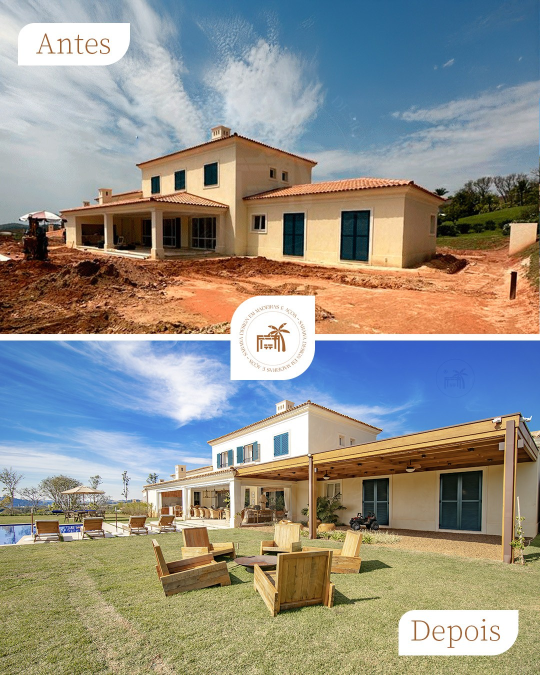
#> input picture src/assets/img/paginas/antes-depois/003-maria-ione-antes-e-depois.jpg, 1080 x 1350 px (shown at 1/2 size)
$ python -i dividir-antes-depois.py   (imports and definitions only)
#> lines starting #> are read from the running program, lines starting #| are printed output that depends on the picture
"""
Divide as fotos de "antes e depois" (montagens com o antes em cima e o depois embaixo)
em duas imagens do mesmo tamanho, para o comparador com a linha que arrasta.

Uso (na raiz do projeto):  python ferramentas/dividir-antes-depois.py

Lê:   src/assets/img/paginas/antes-depois/NNN-*.jpg
Grava: src/assets/img/paginas/antes-depois/comparar/NNN-antes.jpg e NNN-depois.jpg

O selo redondo da Saraiva no meio da montagem e a faixa branca que separa as fotos
ficam de fora; o resto da foto é mantido.
"""
import glob
import os
import sys

import numpy as np
from PIL import Image

PASTA = 'src/assets/img/paginas/antes-depois'
SAIDA = os.path.join(PASTA, 'comparar')


def linhas_brancas(a, x0, x1, limite):
    """Fração de pixels quase brancos por linha, entre as colunas x0 e x1."""
    trecho = a[:, x0:x1]
    return ((trecho > 228).all(axis=2)).mean(axis=1) > limite


def dividir(caminho):
    im = Image.open(caminho).convert('RGB')
#> im is the input picture: PIL image 1080x1350 RGB; mean R, G, B 147.8, 146.1, 138.2
    a = np.asarray(im).astype(int)
    h, w, _ = a.shape
#> h = 1350; w = 1080
    meio = h // 2
#> meio = 675
    janela = range(int(h * 0.42), int(h * 0.58))

    # Faixa branca entre as fotos (fora do selo central)
    branca = linhas_brancas(a, 0, int(w * 0.3), 0.9) & linhas_brancas(a, int(w * 0.7), w, 0.9)
#> in linhas_brancas, `trecho = a[:, x0:x1]`:
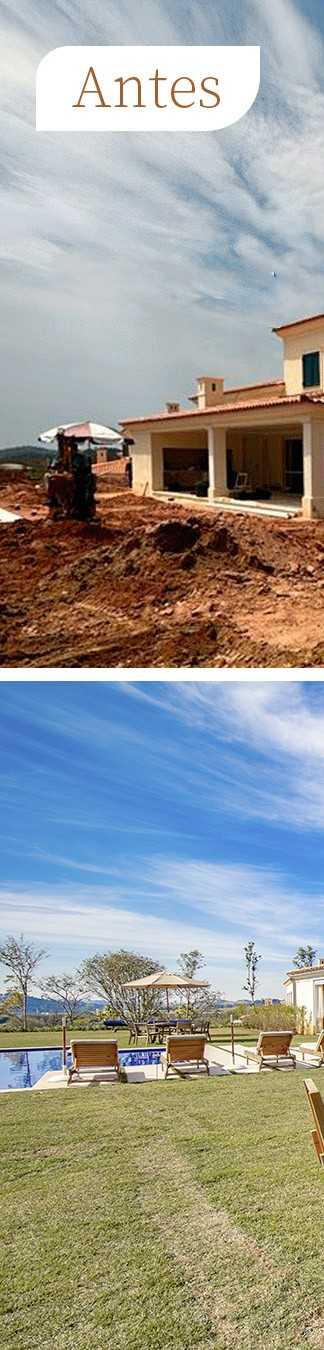
#> trecho: shape (1350, 324, 3) int64; mean R, G, B 154, 155.1, 149.9
#> call 2 of linhas_brancas, with x0 = 756, x1 = 1080, limite = 0.9
#> in linhas_brancas (call 2), `trecho = a[:, x0:x1]`:
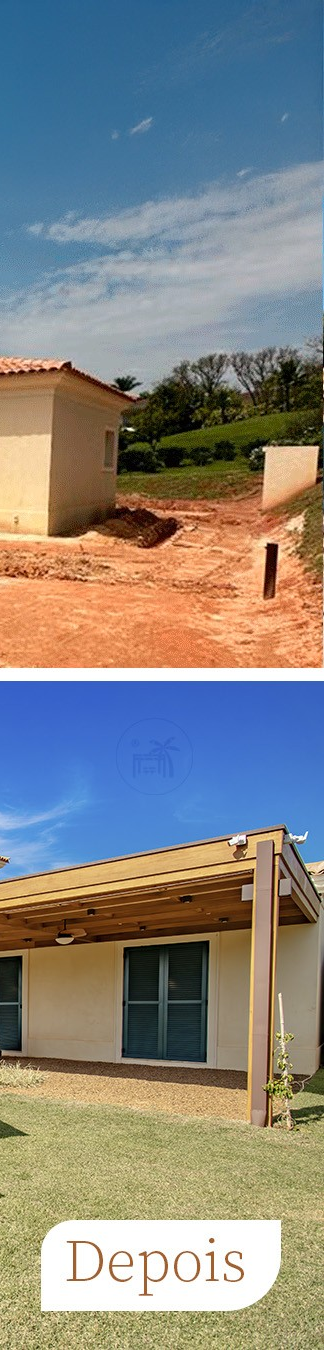
#> trecho: shape (1350, 324, 3) int64; mean R, G, B 134.9, 134.1, 129.5
    faixa = [y for y in janela if branca[y]]
#> faixa = [668, 669, 670, 671, 672, 673, 674, 675, 676, 677, 678, 679, 680]
    if faixa:
        topo_fim, base_ini = min(faixa), max(faixa) + 1
#> topo_fim = 668; base_ini = 681
    else:
        # Sem faixa: procura a maior mudança entre linhas vizinhas perto do meio
        dif = np.abs(np.diff(a[:, :, :].mean(axis=(1, 2))))
        y = max(janela, key=lambda k: dif[k])
        topo_fim, base_ini = y + 1, y + 1

    # Selo no centro: as margens brancas dele (logo à esquerda e à direita do desenho),
    # encostadas na divisão. Selo grande (redondo) ou pequeno (quadrado), conforme o modelo.
    def margem(x0, x1):
        return ((a[:, int(w * x0):int(w * x1)] > 225).all(axis=2)).mean(axis=1) > 0.9

    selo = (margem(0.455, 0.465) & margem(0.535, 0.545)) | (
        ((a[:, int(w * 0.42):int(w * 0.58)] > 215).all(axis=2)).mean(axis=1) > 0.6
    )
    cima = topo_fim
#> cima = 668
    while cima > meio - h * 0.12 and selo[cima - 1]:
        cima -= 1
#> this loop made 77 passes
#> cima on passes 1 to 12: 667, 666, 665, 664, 663, 662, 661, 660, 659, 658, 657, 656
#> after the loop, cima = 591
    baixo = base_ini
#> baixo = 681
    while baixo < meio + h * 0.12 and selo[baixo]:
        baixo += 1
#> this loop made 79 passes
#> after the loop, baixo = 760
    # Margem de segurança para a sombra e a borda do selo
    cima = max(0, cima - 6)
#> cima = 585
    baixo = min(h, baixo + 6)
#> baixo = 766

    # As duas metades precisam do mesmo tamanho. A maior perde o excesso no lado da divisão,
    # para manter as etiquetas "Antes" (no alto) e "Depois" (embaixo).
    altura = min(cima, h - baixo)
#> altura = 584
    antes = im.crop((0, 0, w, altura))
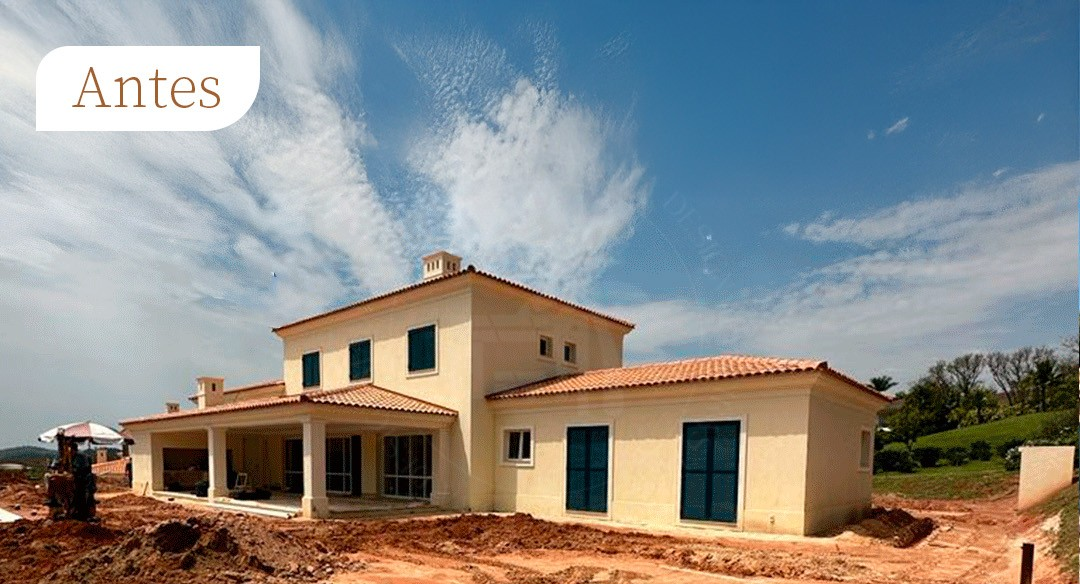
#> antes: PIL image 1080x584 RGB; mean R, G, B 137.6, 138.8, 137.6
    depois = im.crop((0, h - altura, w, h))
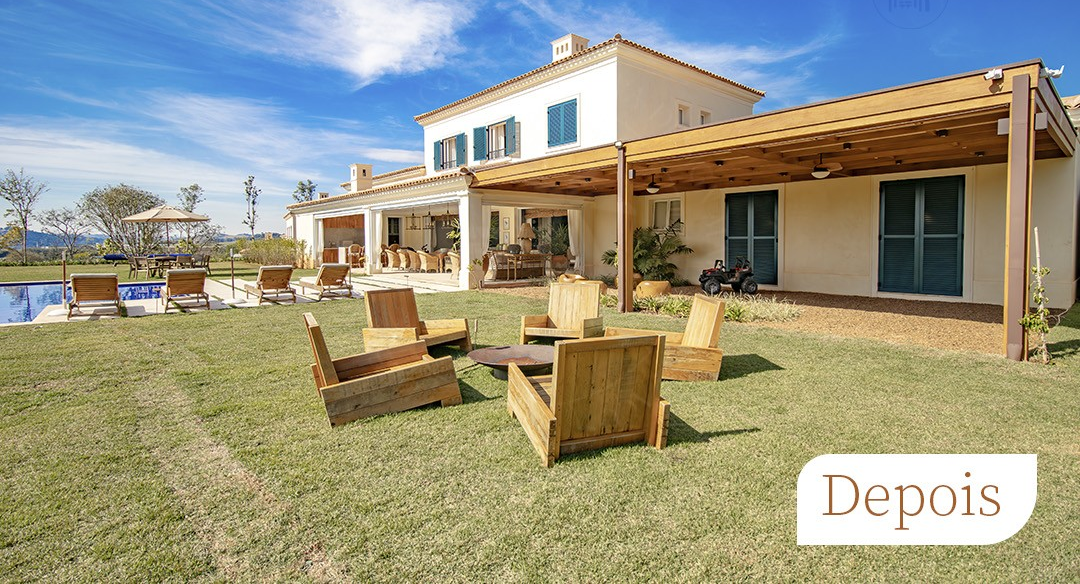
#> depois: PIL image 1080x584 RGB; mean R, G, B 152.5, 151, 130.9
    return antes, depois, (cima, baixo, altura)


def main():
    os.makedirs(SAIDA, exist_ok=True)
    arquivos = sorted(glob.glob(os.path.join(PASTA, '[0-9][0-9][0-9]-*.jpg')))
    arquivos = [f for f in arquivos if 'capa' not in os.path.basename(f)]
    for f in arquivos:
        n = os.path.basename(f)[:3]
        antes, depois, info = dividir(f)
        antes.save(os.path.join(SAIDA, f'{n}-antes.jpg'), quality=95, subsampling=0)
        depois.save(os.path.join(SAIDA, f'{n}-depois.jpg'), quality=95, subsampling=0)
        print(n, antes.size, 'corte', info)
    print(len(arquivos), 'montagens divididas em', SAIDA)


# [2 lines not run here, left out]

>>> result = dividir('../src/assets/img/paginas/antes-depois/003-maria-ione-antes-e-depois.jpg')

$ run again, on src/assets/img/paginas/antes-depois/016-antes-e-depois-saraiva-claudio-salvador.jpg
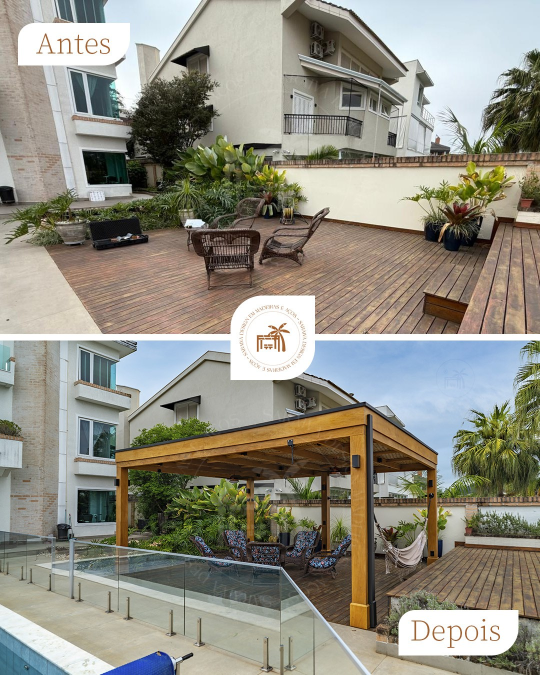
#> input picture src/assets/img/paginas/antes-depois/016-antes-e-depois-saraiva-claudio-salvador.jpg, 1080 x 1350 px (shown at 1/2 size)
#> in dividir, im is the input picture: PIL image 1080x1350 RGB; mean R, G, B 144.8, 142.3, 130.3
#> in linhas_brancas (call 2), `trecho = a[:, x0:x1]`:
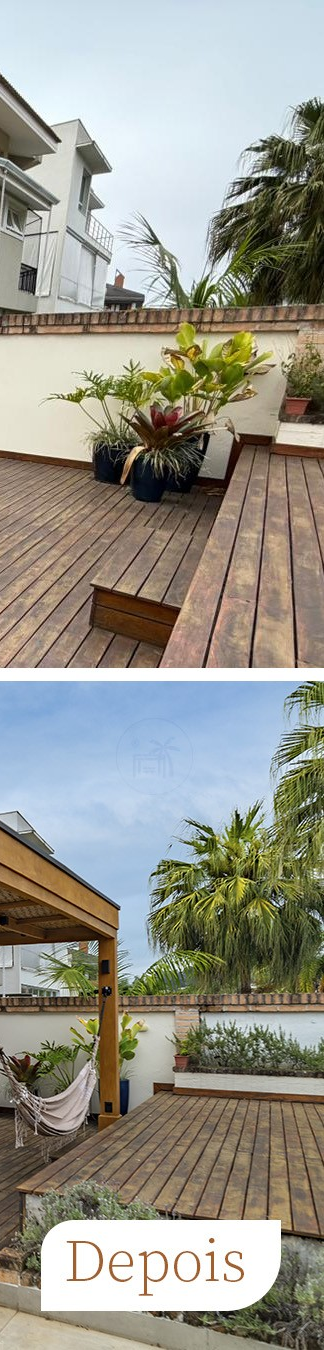
#> trecho: shape (1350, 324, 3) int64; mean R, G, B 151.3, 150, 139.2
#> faixa = [668, 669, 670, 671, 672, 673, 674, 675, 676, 677, 678, 679, 680]
#> topo_fim = 668; base_ini = 681
#> in dividir, `cima = topo_fim`: cima = 668
#> the loop in dividir, `while cima > meio - h * 0.12 and selo[cima - 1]:` made 77 passes
#> cima on passes 1 to 8: 667, 666, 665, 664, 663, 662, 661, 660
#> after the loop in dividir, `while cima > meio - h * 0.12 and selo[cima - 1]:`: cima = 591
#> in dividir, `baixo = base_ini`: baixo = 681
#> the loop in dividir, `while baixo < meio + h * 0.12 and selo[baixo]:` made 79 passes
#> after the loop in dividir, `while baixo < meio + h * 0.12 and selo[baixo]:`: baixo = 760
#> in dividir, `cima = max(0, cima - 6)`: cima = 585
#> in dividir, `baixo = min(h, baixo + 6)`: baixo = 766
#> altura = 584
#> in dividir, `depois = im.crop((0, h - altura, w, h))`:
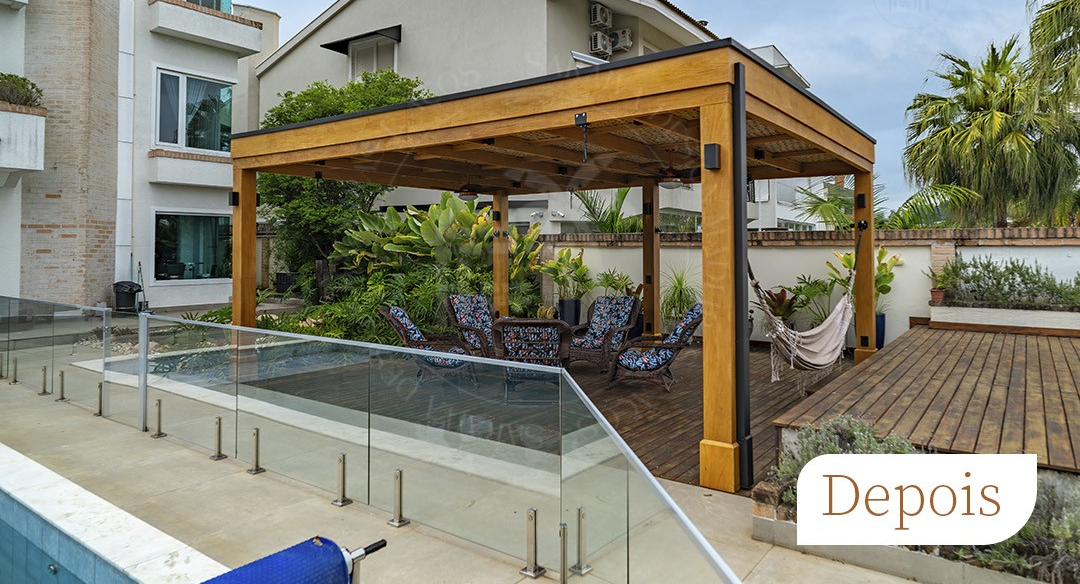
#> depois: PIL image 1080x584 RGB; mean R, G, B 132.2, 130.1, 114.1

$ run again, on src/assets/img/paginas/antes-depois/017-antes-e-depois-saraiva-airton.jpg
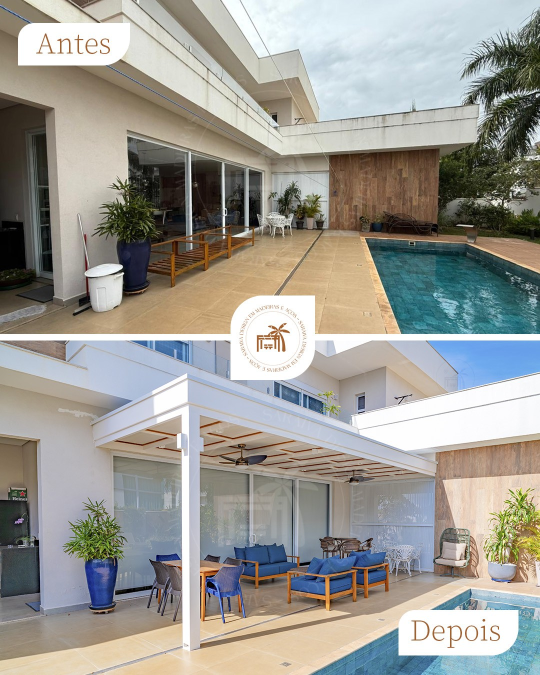
#> input picture src/assets/img/paginas/antes-depois/017-antes-e-depois-saraiva-airton.jpg, 1080 x 1350 px (shown at 1/2 size)
#> in dividir, im is the input picture: PIL image 1080x1350 RGB; mean R, G, B 156.5, 155.2, 148.9
#> in linhas_brancas (call 2), `trecho = a[:, x0:x1]`:
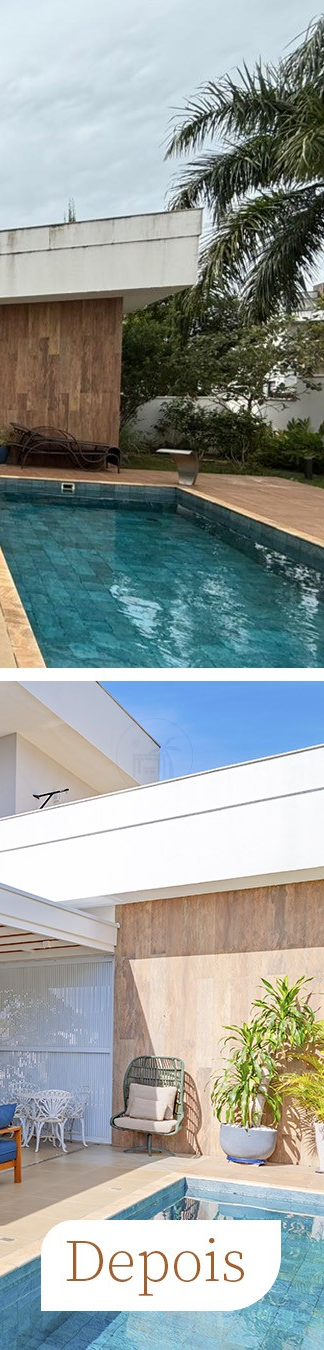
#> trecho: shape (1350, 324, 3) int64; mean R, G, B 151.1, 159, 156.3
#> faixa = [668, 669, 670, 671, 672, 673, 674, 675, 676, 677, 678, 679, 680]
#> topo_fim = 668; base_ini = 681
#> in dividir, `cima = topo_fim`: cima = 668
#> the loop in dividir, `while cima > meio - h * 0.12 and selo[cima - 1]:` made 77 passes
#> cima on passes 1 to 8: 667, 666, 665, 664, 663, 662, 661, 660
#> after the loop in dividir, `while cima > meio - h * 0.12 and selo[cima - 1]:`: cima = 591
#> in dividir, `baixo = base_ini`: baixo = 681
#> the loop in dividir, `while baixo < meio + h * 0.12 and selo[baixo]:` made 79 passes
#> after the loop in dividir, `while baixo < meio + h * 0.12 and selo[baixo]:`: baixo = 760
#> in dividir, `cima = max(0, cima - 6)`: cima = 585
#> in dividir, `baixo = min(h, baixo + 6)`: baixo = 766
#> altura = 584
#> in dividir, `depois = im.crop((0, h - altura, w, h))`:
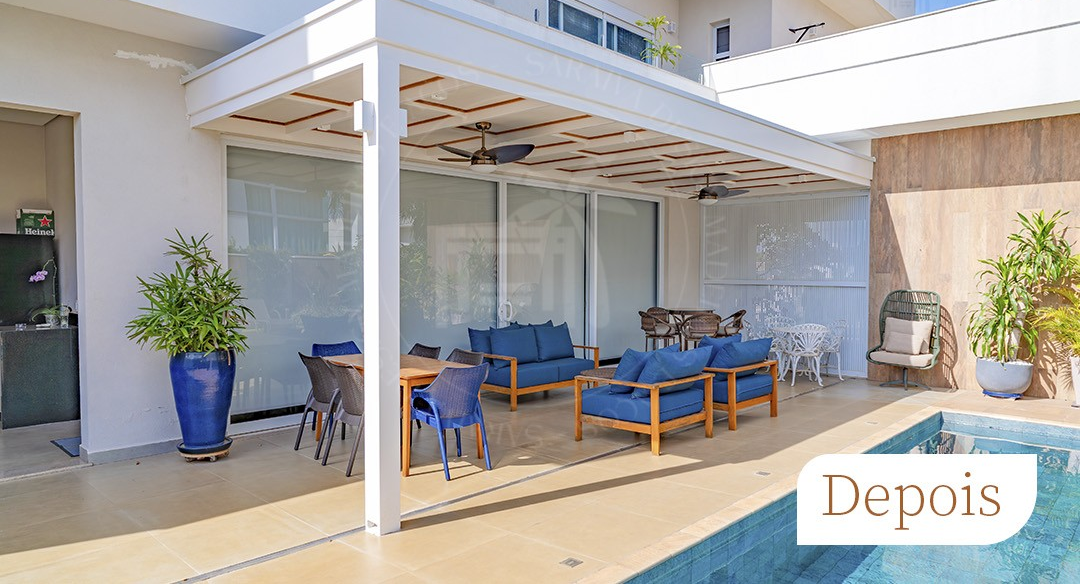
#> depois: PIL image 1080x584 RGB; mean R, G, B 165.7, 162.6, 158.5

$ run again, on src/assets/img/paginas/antes-depois/021-antes-e-depois-feed-metalico-2.jpg
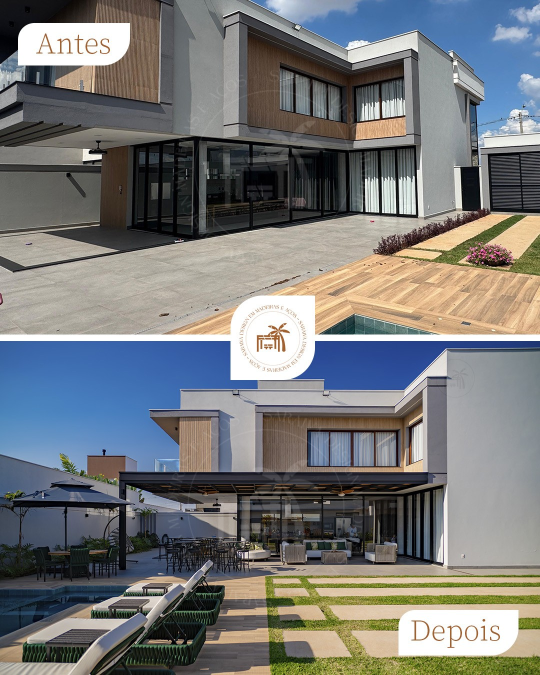
#> input picture src/assets/img/paginas/antes-depois/021-antes-e-depois-feed-metalico-2.jpg, 1080 x 1350 px (shown at 1/2 size)
#> in dividir, im is the input picture: PIL image 1080x1350 RGB; mean R, G, B 119.5, 121.1, 121.4
#> in linhas_brancas (call 2), `trecho = a[:, x0:x1]`:
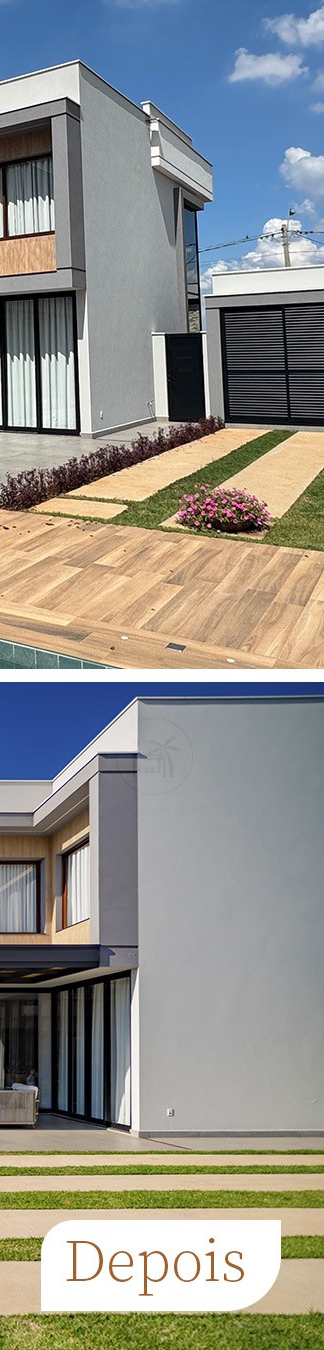
#> trecho: shape (1350, 324, 3) int64; mean R, G, B 145.2, 145.3, 140.5
#> faixa = [669, 670, 671, 672, 673, 674, 675, 676, 677, 678, 679, 680, 681]
#> topo_fim = 669; base_ini = 682
#> in dividir, `cima = topo_fim`: cima = 669
#> the loop in dividir, `while cima > meio - h * 0.12 and selo[cima - 1]:` made 78 passes
#> cima on passes 1 to 8: 668, 667, 666, 665, 664, 663, 662, 661
#> after the loop in dividir, `while cima > meio - h * 0.12 and selo[cima - 1]:`: cima = 591
#> in dividir, `baixo = base_ini`: baixo = 682
#> the loop in dividir, `while baixo < meio + h * 0.12 and selo[baixo]:` made 78 passes
#> after the loop in dividir, `while baixo < meio + h * 0.12 and selo[baixo]:`: baixo = 760
#> in dividir, `cima = max(0, cima - 6)`: cima = 585
#> in dividir, `baixo = min(h, baixo + 6)`: baixo = 766
#> altura = 584
#> in dividir, `depois = im.crop((0, h - altura, w, h))`:
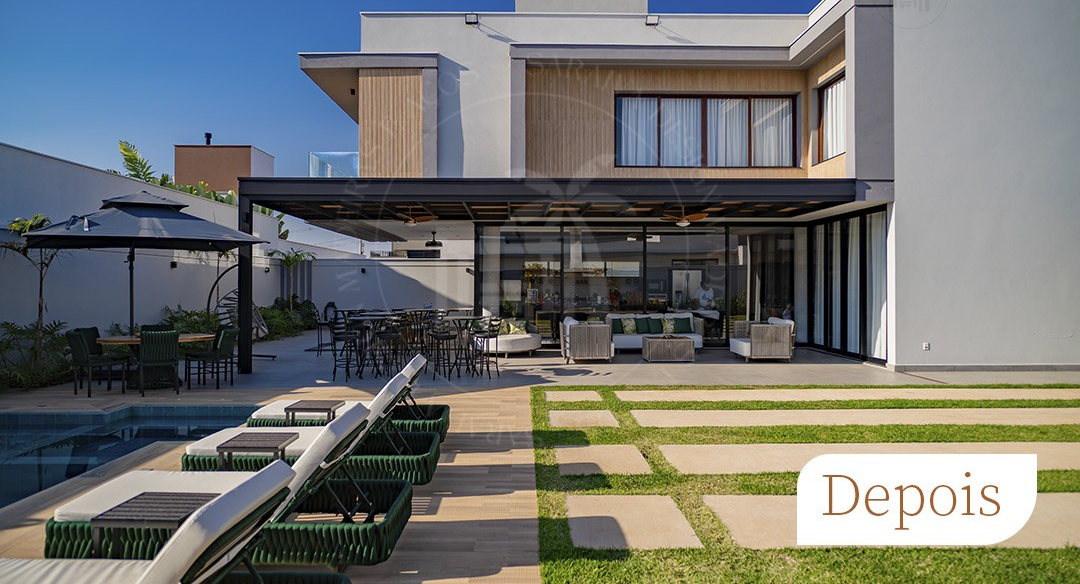
#> depois: PIL image 1080x584 RGB; mean R, G, B 113.1, 115.5, 113.4
